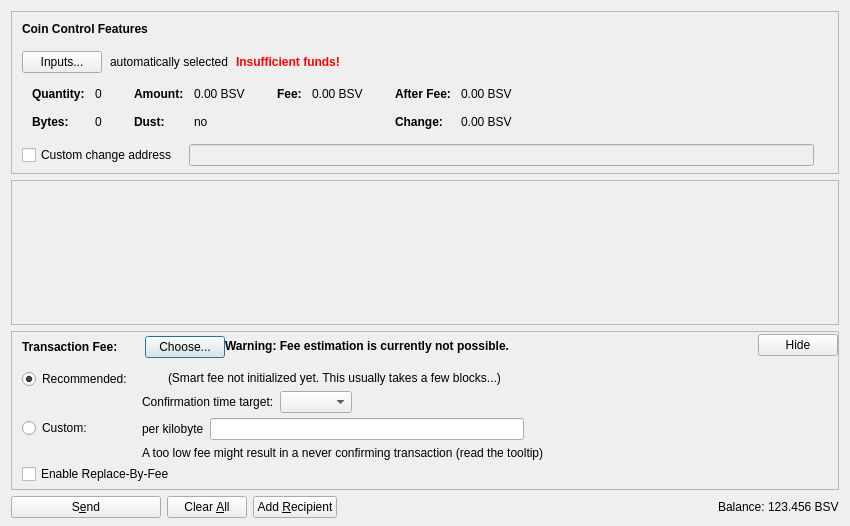
<?xml version="1.0" encoding="UTF-8"?>
<ui version="4.0">
 <class>SendCoinsDialog</class>
 <widget class="QDialog" name="SendCoinsDialog">
  <property name="geometry">
   <rect>
    <x>0</x>
    <y>0</y>
    <width>850</width>
    <height>526</height>
   </rect>
  </property>
  <property name="windowTitle">
   <string>Send Coins</string>
  </property>
  <layout class="QVBoxLayout" name="verticalLayout" stretch="0,1,0,0">
   <property name="bottomMargin">
    <number>8</number>
   </property>
   <item>
    <widget class="QFrame" name="frameCoinControl">
     <property name="sizePolicy">
      <sizepolicy hsizetype="Expanding" vsizetype="Expanding">
       <horstretch>0</horstretch>
       <verstretch>0</verstretch>
      </sizepolicy>
     </property>
     <property name="maximumSize">
      <size>
       <width>16777215</width>
       <height>16777215</height>
      </size>
     </property>
     <property name="frameShape">
      <enum>QFrame::StyledPanel</enum>
     </property>
     <property name="frameShadow">
      <enum>QFrame::Sunken</enum>
     </property>
     <layout class="QVBoxLayout" name="verticalLayoutCoinControl2">
      <property name="spacing">
       <number>0</number>
      </property>
      <property name="leftMargin">
       <number>0</number>
      </property>
      <property name="topMargin">
       <number>0</number>
      </property>
      <property name="rightMargin">
       <number>0</number>
      </property>
      <property name="bottomMargin">
       <number>6</number>
      </property>
      <item>
       <layout class="QVBoxLayout" name="verticalLayoutCoinControl" stretch="0,0,0,0,1">
        <property name="spacing">
         <number>0</number>
        </property>
        <property name="leftMargin">
         <number>10</number>
        </property>
        <property name="topMargin">
         <number>10</number>
        </property>
        <item>
         <layout class="QHBoxLayout" name="horizontalLayoutCoinControl1">
          <property name="bottomMargin">
           <number>15</number>
          </property>
          <item>
           <widget class="QLabel" name="labelCoinControlFeatures">
            <property name="sizePolicy">
             <sizepolicy hsizetype="Preferred" vsizetype="Maximum">
              <horstretch>0</horstretch>
              <verstretch>0</verstretch>
             </sizepolicy>
            </property>
            <property name="font">
             <font>
              <weight>75</weight>
              <bold>true</bold>
             </font>
            </property>
            <property name="styleSheet">
             <string notr="true">font-weight:bold;</string>
            </property>
            <property name="text">
             <string>Coin Control Features</string>
            </property>
           </widget>
          </item>
         </layout>
        </item>
        <item>
         <layout class="QHBoxLayout" name="horizontalLayoutCoinControl2" stretch="0,0,0,0">
          <property name="spacing">
           <number>8</number>
          </property>
          <property name="bottomMargin">
           <number>10</number>
          </property>
          <item>
           <widget class="QPushButton" name="pushButtonCoinControl">
            <property name="styleSheet">
             <string notr="true"/>
            </property>
            <property name="text">
             <string>Inputs...</string>
            </property>
            <property name="autoDefault">
             <bool>false</bool>
            </property>
           </widget>
          </item>
          <item>
           <widget class="QLabel" name="labelCoinControlAutomaticallySelected">
            <property name="text">
             <string>automatically selected</string>
            </property>
            <property name="margin">
             <number>5</number>
            </property>
           </widget>
          </item>
          <item>
           <widget class="QLabel" name="labelCoinControlInsuffFunds">
            <property name="font">
             <font>
              <weight>75</weight>
              <bold>true</bold>
             </font>
            </property>
            <property name="styleSheet">
             <string notr="true">color:red;font-weight:bold;</string>
            </property>
            <property name="text">
             <string>Insufficient funds!</string>
            </property>
            <property name="margin">
             <number>5</number>
            </property>
           </widget>
          </item>
          <item>
           <spacer name="horizontalSpacerCoinControl">
            <property name="orientation">
             <enum>Qt::Horizontal</enum>
            </property>
            <property name="sizeHint" stdset="0">
             <size>
              <width>40</width>
              <height>1</height>
             </size>
            </property>
           </spacer>
          </item>
         </layout>
        </item>
        <item>
         <widget class="QWidget" name="widgetCoinControl" native="true">
          <property name="sizePolicy">
           <sizepolicy hsizetype="Preferred" vsizetype="Preferred">
            <horstretch>0</horstretch>
            <verstretch>0</verstretch>
           </sizepolicy>
          </property>
          <property name="minimumSize">
           <size>
            <width>0</width>
            <height>0</height>
           </size>
          </property>
          <property name="styleSheet">
           <string notr="true"/>
          </property>
          <layout class="QHBoxLayout" name="horizontalLayoutCoinControl5">
           <property name="leftMargin">
            <number>0</number>
           </property>
           <property name="topMargin">
            <number>0</number>
           </property>
           <property name="rightMargin">
            <number>0</number>
           </property>
           <property name="bottomMargin">
            <number>0</number>
           </property>
           <item>
            <layout class="QHBoxLayout" name="horizontalLayoutCoinControl3" stretch="0,0,0,1">
             <property name="spacing">
              <number>20</number>
             </property>
             <property name="topMargin">
              <number>0</number>
             </property>
             <property name="bottomMargin">
              <number>10</number>
             </property>
             <item>
              <layout class="QFormLayout" name="formLayoutCoinControl1">
               <property name="horizontalSpacing">
                <number>10</number>
               </property>
               <property name="verticalSpacing">
                <number>14</number>
               </property>
               <property name="leftMargin">
                <number>10</number>
               </property>
               <property name="topMargin">
                <number>4</number>
               </property>
               <property name="rightMargin">
                <number>6</number>
               </property>
               <item row="0" column="0">
                <widget class="QLabel" name="labelCoinControlQuantityText">
                 <property name="font">
                  <font>
                   <weight>75</weight>
                   <bold>true</bold>
                  </font>
                 </property>
                 <property name="text">
                  <string>Quantity:</string>
                 </property>
                 <property name="margin">
                  <number>0</number>
                 </property>
                </widget>
               </item>
               <item row="0" column="1">
                <widget class="QLabel" name="labelCoinControlQuantity">
                 <property name="cursor">
                  <cursorShape>IBeamCursor</cursorShape>
                 </property>
                 <property name="contextMenuPolicy">
                  <enum>Qt::ActionsContextMenu</enum>
                 </property>
                 <property name="text">
                  <string notr="true">0</string>
                 </property>
                 <property name="margin">
                  <number>0</number>
                 </property>
                 <property name="textInteractionFlags">
                  <set>Qt::LinksAccessibleByMouse|Qt::TextSelectableByKeyboard|Qt::TextSelectableByMouse</set>
                 </property>
                </widget>
               </item>
               <item row="1" column="0">
                <widget class="QLabel" name="labelCoinControlBytesText">
                 <property name="font">
                  <font>
                   <weight>75</weight>
                   <bold>true</bold>
                  </font>
                 </property>
                 <property name="text">
                  <string>Bytes:</string>
                 </property>
                </widget>
               </item>
               <item row="1" column="1">
                <widget class="QLabel" name="labelCoinControlBytes">
                 <property name="cursor">
                  <cursorShape>IBeamCursor</cursorShape>
                 </property>
                 <property name="contextMenuPolicy">
                  <enum>Qt::ActionsContextMenu</enum>
                 </property>
                 <property name="text">
                  <string notr="true">0</string>
                 </property>
                 <property name="textInteractionFlags">
                  <set>Qt::LinksAccessibleByMouse|Qt::TextSelectableByKeyboard|Qt::TextSelectableByMouse</set>
                 </property>
                </widget>
               </item>
              </layout>
             </item>
             <item>
              <layout class="QFormLayout" name="formLayoutCoinControl2">
               <property name="horizontalSpacing">
                <number>10</number>
               </property>
               <property name="verticalSpacing">
                <number>14</number>
               </property>
               <property name="leftMargin">
                <number>6</number>
               </property>
               <property name="topMargin">
                <number>4</number>
               </property>
               <property name="rightMargin">
                <number>6</number>
               </property>
               <item row="0" column="0">
                <widget class="QLabel" name="labelCoinControlAmountText">
                 <property name="font">
                  <font>
                   <weight>75</weight>
                   <bold>true</bold>
                  </font>
                 </property>
                 <property name="text">
                  <string>Amount:</string>
                 </property>
                 <property name="margin">
                  <number>0</number>
                 </property>
                </widget>
               </item>
               <item row="0" column="1">
                <widget class="QLabel" name="labelCoinControlAmount">
                 <property name="cursor">
                  <cursorShape>IBeamCursor</cursorShape>
                 </property>
                 <property name="contextMenuPolicy">
                  <enum>Qt::ActionsContextMenu</enum>
                 </property>
                 <property name="text">
                  <string notr="true">0.00 BSV</string>
                 </property>
                 <property name="textInteractionFlags">
                  <set>Qt::LinksAccessibleByMouse|Qt::TextSelectableByKeyboard|Qt::TextSelectableByMouse</set>
                 </property>
                </widget>
               </item>
               <item row="1" column="0">
                <widget class="QLabel" name="labelCoinControlLowOutputText">
                 <property name="font">
                  <font>
                   <weight>75</weight>
                   <bold>true</bold>
                  </font>
                 </property>
                 <property name="text">
                  <string>Dust:</string>
                 </property>
                </widget>
               </item>
               <item row="1" column="1">
                <widget class="QLabel" name="labelCoinControlLowOutput">
                 <property name="cursor">
                  <cursorShape>IBeamCursor</cursorShape>
                 </property>
                 <property name="contextMenuPolicy">
                  <enum>Qt::ActionsContextMenu</enum>
                 </property>
                 <property name="text">
                  <string notr="true">no</string>
                 </property>
                 <property name="textInteractionFlags">
                  <set>Qt::LinksAccessibleByMouse|Qt::TextSelectableByKeyboard|Qt::TextSelectableByMouse</set>
                 </property>
                </widget>
               </item>
              </layout>
             </item>
             <item>
              <layout class="QFormLayout" name="formLayoutCoinControl3">
               <property name="horizontalSpacing">
                <number>10</number>
               </property>
               <property name="verticalSpacing">
                <number>14</number>
               </property>
               <property name="leftMargin">
                <number>6</number>
               </property>
               <property name="topMargin">
                <number>4</number>
               </property>
               <property name="rightMargin">
                <number>6</number>
               </property>
               <item row="0" column="0">
                <widget class="QLabel" name="labelCoinControlFeeText">
                 <property name="font">
                  <font>
                   <weight>75</weight>
                   <bold>true</bold>
                  </font>
                 </property>
                 <property name="text">
                  <string>Fee:</string>
                 </property>
                 <property name="margin">
                  <number>0</number>
                 </property>
                </widget>
               </item>
               <item row="0" column="1">
                <widget class="QLabel" name="labelCoinControlFee">
                 <property name="cursor">
                  <cursorShape>IBeamCursor</cursorShape>
                 </property>
                 <property name="contextMenuPolicy">
                  <enum>Qt::ActionsContextMenu</enum>
                 </property>
                 <property name="text">
                  <string notr="true">0.00 BSV</string>
                 </property>
                 <property name="textInteractionFlags">
                  <set>Qt::LinksAccessibleByMouse|Qt::TextSelectableByKeyboard|Qt::TextSelectableByMouse</set>
                 </property>
                </widget>
               </item>
              </layout>
             </item>
             <item>
              <layout class="QFormLayout" name="formLayoutCoinControl4">
               <property name="horizontalSpacing">
                <number>10</number>
               </property>
               <property name="verticalSpacing">
                <number>14</number>
               </property>
               <property name="leftMargin">
                <number>6</number>
               </property>
               <property name="topMargin">
                <number>4</number>
               </property>
               <property name="rightMargin">
                <number>6</number>
               </property>
               <item row="0" column="0">
                <widget class="QLabel" name="labelCoinControlAfterFeeText">
                 <property name="font">
                  <font>
                   <weight>75</weight>
                   <bold>true</bold>
                  </font>
                 </property>
                 <property name="text">
                  <string>After Fee:</string>
                 </property>
                 <property name="margin">
                  <number>0</number>
                 </property>
                </widget>
               </item>
               <item row="0" column="1">
                <widget class="QLabel" name="labelCoinControlAfterFee">
                 <property name="cursor">
                  <cursorShape>IBeamCursor</cursorShape>
                 </property>
                 <property name="contextMenuPolicy">
                  <enum>Qt::ActionsContextMenu</enum>
                 </property>
                 <property name="text">
                  <string notr="true">0.00 BSV</string>
                 </property>
                 <property name="textInteractionFlags">
                  <set>Qt::LinksAccessibleByMouse|Qt::TextSelectableByKeyboard|Qt::TextSelectableByMouse</set>
                 </property>
                </widget>
               </item>
               <item row="1" column="0">
                <widget class="QLabel" name="labelCoinControlChangeText">
                 <property name="font">
                  <font>
                   <weight>75</weight>
                   <bold>true</bold>
                  </font>
                 </property>
                 <property name="text">
                  <string>Change:</string>
                 </property>
                </widget>
               </item>
               <item row="1" column="1">
                <widget class="QLabel" name="labelCoinControlChange">
                 <property name="cursor">
                  <cursorShape>IBeamCursor</cursorShape>
                 </property>
                 <property name="contextMenuPolicy">
                  <enum>Qt::ActionsContextMenu</enum>
                 </property>
                 <property name="text">
                  <string notr="true">0.00 BSV</string>
                 </property>
                 <property name="textInteractionFlags">
                  <set>Qt::LinksAccessibleByMouse|Qt::TextSelectableByKeyboard|Qt::TextSelectableByMouse</set>
                 </property>
                </widget>
               </item>
              </layout>
             </item>
            </layout>
           </item>
          </layout>
         </widget>
        </item>
        <item>
         <layout class="QHBoxLayout" name="horizontalLayoutCoinControl4" stretch="0,0,0">
          <property name="spacing">
           <number>12</number>
          </property>
          <property name="sizeConstraint">
           <enum>QLayout::SetDefaultConstraint</enum>
          </property>
          <property name="topMargin">
           <number>5</number>
          </property>
          <property name="rightMargin">
           <number>5</number>
          </property>
          <item>
           <widget class="QCheckBox" name="checkBoxCoinControlChange">
            <property name="toolTip">
             <string>If this is activated, but the change address is empty or invalid, change will be sent to a newly generated address.</string>
            </property>
            <property name="text">
             <string>Custom change address</string>
            </property>
           </widget>
          </item>
          <item>
           <widget class="QValidatedLineEdit" name="lineEditCoinControlChange">
            <property name="enabled">
             <bool>false</bool>
            </property>
            <property name="sizePolicy">
             <sizepolicy hsizetype="Expanding" vsizetype="Fixed">
              <horstretch>0</horstretch>
              <verstretch>0</verstretch>
             </sizepolicy>
            </property>
           </widget>
          </item>
          <item>
           <widget class="QLabel" name="labelCoinControlChangeLabel">
            <property name="sizePolicy">
             <sizepolicy hsizetype="Preferred" vsizetype="Expanding">
              <horstretch>0</horstretch>
              <verstretch>0</verstretch>
             </sizepolicy>
            </property>
            <property name="minimumSize">
             <size>
              <width>0</width>
              <height>0</height>
             </size>
            </property>
            <property name="text">
             <string/>
            </property>
            <property name="margin">
             <number>3</number>
            </property>
           </widget>
          </item>
         </layout>
        </item>
        <item>
         <spacer name="verticalSpacerCoinControl">
          <property name="orientation">
           <enum>Qt::Vertical</enum>
          </property>
          <property name="sizeHint" stdset="0">
           <size>
            <width>800</width>
            <height>1</height>
           </size>
          </property>
         </spacer>
        </item>
       </layout>
      </item>
     </layout>
    </widget>
   </item>
   <item>
    <widget class="QScrollArea" name="scrollArea">
     <property name="widgetResizable">
      <bool>true</bool>
     </property>
     <widget class="QWidget" name="scrollAreaWidgetContents">
      <property name="geometry">
       <rect>
        <x>0</x>
        <y>0</y>
        <width>830</width>
        <height>104</height>
       </rect>
      </property>
      <layout class="QVBoxLayout" name="verticalLayout_2" stretch="0,1">
       <property name="leftMargin">
        <number>0</number>
       </property>
       <property name="topMargin">
        <number>0</number>
       </property>
       <property name="rightMargin">
        <number>0</number>
       </property>
       <property name="bottomMargin">
        <number>0</number>
       </property>
       <item>
        <layout class="QVBoxLayout" name="entries">
         <property name="spacing">
          <number>6</number>
         </property>
        </layout>
       </item>
       <item>
        <spacer name="verticalSpacer">
         <property name="orientation">
          <enum>Qt::Vertical</enum>
         </property>
         <property name="sizeHint" stdset="0">
          <size>
           <width>20</width>
           <height>40</height>
          </size>
         </property>
        </spacer>
       </item>
      </layout>
     </widget>
    </widget>
   </item>
   <item>
    <widget class="QFrame" name="frameFee">
     <property name="sizePolicy">
      <sizepolicy hsizetype="Expanding" vsizetype="Expanding">
       <horstretch>0</horstretch>
       <verstretch>0</verstretch>
      </sizepolicy>
     </property>
     <property name="maximumSize">
      <size>
       <width>16777215</width>
       <height>16777215</height>
      </size>
     </property>
     <property name="frameShape">
      <enum>QFrame::StyledPanel</enum>
     </property>
     <property name="frameShadow">
      <enum>QFrame::Sunken</enum>
     </property>
     <layout class="QVBoxLayout" name="verticalLayoutFee1">
      <property name="spacing">
       <number>0</number>
      </property>
      <property name="leftMargin">
       <number>0</number>
      </property>
      <property name="topMargin">
       <number>0</number>
      </property>
      <property name="rightMargin">
       <number>0</number>
      </property>
      <property name="bottomMargin">
       <number>0</number>
      </property>
      <item>
       <layout class="QVBoxLayout" name="verticalLayoutFee2" stretch="0,0,0">
        <property name="spacing">
         <number>0</number>
        </property>
        <property name="leftMargin">
         <number>10</number>
        </property>
        <property name="topMargin">
         <number>0</number>
        </property>
        <item>
         <layout class="QHBoxLayout" name="horizontalLayoutFee1">
          <property name="bottomMargin">
           <number>0</number>
          </property>
          <item>
           <layout class="QVBoxLayout" name="verticalLayoutFee7">
            <property name="spacing">
             <number>0</number>
            </property>
            <item>
             <spacer name="verticalSpacerSmartFee">
              <property name="orientation">
               <enum>Qt::Vertical</enum>
              </property>
              <property name="sizeType">
               <enum>QSizePolicy::Fixed</enum>
              </property>
              <property name="sizeHint" stdset="0">
               <size>
                <width>1</width>
                <height>4</height>
               </size>
              </property>
             </spacer>
            </item>
            <item>
             <layout class="QHBoxLayout" name="horizontalLayoutSmartFee">
              <property name="spacing">
               <number>10</number>
              </property>
              <item>
               <widget class="QLabel" name="labelFeeHeadline">
                <property name="sizePolicy">
                 <sizepolicy hsizetype="Preferred" vsizetype="Maximum">
                  <horstretch>0</horstretch>
                  <verstretch>0</verstretch>
                 </sizepolicy>
                </property>
                <property name="font">
                 <font>
                  <weight>75</weight>
                  <bold>true</bold>
                 </font>
                </property>
                <property name="styleSheet">
                 <string notr="true">font-weight:bold;</string>
                </property>
                <property name="text">
                 <string>Transaction Fee:</string>
                </property>
               </widget>
              </item>
              <item>
               <widget class="QLabel" name="labelFeeMinimized">
                <property name="text">
                 <string/>
                </property>
               </widget>
              </item>
              <item>
               <widget class="QPushButton" name="buttonChooseFee">
                <property name="text">
                 <string>Choose...</string>
                </property>
               </widget>
              </item>
             </layout>
            </item>
            <item>
             <spacer name="verticalSpacer_5">
              <property name="orientation">
               <enum>Qt::Vertical</enum>
              </property>
              <property name="sizeHint" stdset="0">
               <size>
                <width>1</width>
                <height>1</height>
               </size>
              </property>
             </spacer>
            </item>
           </layout>
          </item>
          <item>
           <widget class="QLabel" name="fallbackFeeWarningLabel">
            <property name="toolTip">
             <string>Using the fallbackfee can result in sending a transaction that will take several hours or days (or never) to confirm. Consider choosing your fee manually or wait until you have validated the complete chain.</string>
            </property>
            <property name="font">
            <font>
                <weight>75</weight>
                <bold>true</bold>
            </font>
            </property>
            <property name="text">
             <string>Warning: Fee estimation is currently not possible.</string>
            </property>
            <property name="wordWrap">
             <bool>false</bool>
            </property>
           </widget>
          </item>
          <item>
           <spacer name="horizontalSpacer_4">
            <property name="orientation">
             <enum>Qt::Horizontal</enum>
            </property>
            <property name="sizeType">
             <enum>QSizePolicy::MinimumExpanding</enum>
            </property>
            <property name="sizeHint" stdset="0">
             <size>
              <width>40</width>
              <height>20</height>
             </size>
            </property>
           </spacer>
          </item>
          <item>
           <widget class="QPushButton" name="buttonMinimizeFee">
            <property name="toolTip">
             <string>Hide transaction fee settings</string>
            </property>
            <property name="text">
             <string>Hide</string>
            </property>
           </widget>
          </item>
         </layout>
        </item>
        <item>
         <widget class="QFrame" name="frameFeeSelection">
          <layout class="QVBoxLayout" name="verticalLayoutFee12">
           <property name="spacing">
            <number>0</number>
           </property>
           <property name="leftMargin">
            <number>0</number>
           </property>
           <property name="topMargin">
            <number>0</number>
           </property>
           <property name="rightMargin">
            <number>0</number>
           </property>
           <property name="bottomMargin">
            <number>0</number>
           </property>
           <item>
            <layout class="QGridLayout" name="gridLayoutFee">
             <property name="topMargin">
              <number>10</number>
             </property>
             <property name="bottomMargin">
              <number>4</number>
             </property>
             <property name="horizontalSpacing">
              <number>10</number>
             </property>
             <property name="verticalSpacing">
              <number>4</number>
             </property>
             <item row="1" column="1">
              <layout class="QVBoxLayout" name="verticalLayoutFee8">
               <property name="spacing">
                <number>6</number>
               </property>
               <item>
                <layout class="QHBoxLayout" name="horizontalLayoutFee13">
                 <item>
                  <widget class="QLabel" name="labelCustomPerKilobyte">
                   <property name="toolTip">
                    <string>Specify a custom fee per kB (1,000 bytes) of the transaction's virtual size.

Note:  Since the fee is calculated on a per-byte basis, a fee of "100 satoshis per kB" for a transaction size of 500 bytes (half of 1 kB) would ultimately yield a fee of only 50 satoshis.</string>
                   </property>
                   <property name="text">
                    <string>per kilobyte</string>
                   </property>
                  </widget>
                 </item>
                 <item>
                  <widget class="BsvcoinAmountField" name="customFee"/>
                 </item>
                 <item>
                  <spacer name="horizontalSpacer_6">
                   <property name="orientation">
                    <enum>Qt::Horizontal</enum>
                   </property>
                   <property name="sizeHint" stdset="0">
                    <size>
                     <width>1</width>
                     <height>1</height>
                    </size>
                   </property>
                  </spacer>
                 </item>
                </layout>
               </item>
               <item>
                <layout class="QHBoxLayout" name="horizontalLayoutFee8">
                 <item>
                  <widget class="QLabel" name="labelCustomFeeWarning">
                   <property name="enabled">
                    <bool>true</bool>
                   </property>
                   <property name="toolTip">
                    <string>When there is less transaction volume than space in the blocks, miners as well as relaying nodes may enforce a minimum fee. Paying only this minimum fee is just fine, but be aware that this can result in a never confirming transaction once there is more demand for bsvcoin transactions than the network can process.</string>
                   </property>
                   <property name="text">
                    <string>A too low fee might result in a never confirming transaction (read the tooltip)</string>
                   </property>
                  </widget>
                 </item>
                 <item>
                  <spacer name="horizontalSpacer_2">
                   <property name="orientation">
                    <enum>Qt::Horizontal</enum>
                   </property>
                   <property name="sizeHint" stdset="0">
                    <size>
                     <width>1</width>
                     <height>1</height>
                    </size>
                   </property>
                  </spacer>
                 </item>
                </layout>
               </item>
              </layout>
             </item>
             <item row="0" column="0">
              <layout class="QVBoxLayout" name="verticalLayoutFee4" stretch="0,1">
               <item>
                <widget class="QRadioButton" name="radioSmartFee">
                 <property name="text">
                  <string>Recommended:</string>
                 </property>
                 <property name="checked">
                  <bool>true</bool>
                 </property>
                 <attribute name="buttonGroup">
                  <string notr="true">groupFee</string>
                 </attribute>
                </widget>
               </item>
               <item>
                <spacer name="verticalSpacer_2">
                 <property name="orientation">
                  <enum>Qt::Vertical</enum>
                 </property>
                 <property name="sizeHint" stdset="0">
                  <size>
                   <width>1</width>
                   <height>1</height>
                  </size>
                 </property>
                </spacer>
               </item>
              </layout>
             </item>
             <item row="1" column="0">
              <layout class="QVBoxLayout" name="verticalLayoutFee9" stretch="0,1">
               <item>
                <widget class="QRadioButton" name="radioCustomFee">
                 <property name="text">
                  <string>Custom:</string>
                 </property>
                 <attribute name="buttonGroup">
                  <string notr="true">groupFee</string>
                 </attribute>
                </widget>
               </item>
               <item>
                <spacer name="verticalSpacer_6">
                 <property name="orientation">
                  <enum>Qt::Vertical</enum>
                 </property>
                 <property name="sizeHint" stdset="0">
                  <size>
                   <width>1</width>
                   <height>1</height>
                  </size>
                 </property>
                </spacer>
               </item>
              </layout>
             </item>
             <item row="0" column="1">
              <layout class="QVBoxLayout" name="verticalLayoutFee3" stretch="0,0,1">
               <property name="spacing">
                <number>6</number>
               </property>
               <property name="topMargin">
                <number>2</number>
               </property>
               <item>
                <layout class="QHBoxLayout" name="horizontalLayoutFee12">
                 <item>
                  <widget class="QLabel" name="labelSmartFee">
                   <property name="text">
                    <string/>
                   </property>
                  </widget>
                 </item>
                 <item>
                  <widget class="QLabel" name="labelFeeEstimation">
                   <property name="text">
                    <string/>
                   </property>
                  </widget>
                 </item>
                 <item>
                  <widget class="QLabel" name="labelSmartFee2">
                   <property name="text">
                    <string>(Smart fee not initialized yet. This usually takes a few blocks...)</string>
                   </property>
                  </widget>
                 </item>
                 <item>
                  <spacer name="horizontalSpacer_5">
                   <property name="orientation">
                    <enum>Qt::Horizontal</enum>
                   </property>
                   <property name="sizeHint" stdset="0">
                    <size>
                     <width>1</width>
                     <height>1</height>
                    </size>
                   </property>
                  </spacer>
                 </item>
                </layout>
               </item>
               <item>
                <layout class="QHBoxLayout" name="horizontalLayoutFee9">
                 <item>
                  <layout class="QVBoxLayout" name="verticalLayoutFee6">
                   <item>
                    <widget class="QLabel" name="labelSmartFee3">
                     <property name="text">
                      <string>Confirmation time target:</string>
                     </property>
                    </widget>
                   </item>
                  </layout>
                 </item>
                 <item>
                  <layout class="QVBoxLayout" name="verticalLayoutFee5">
                   <property name="rightMargin">
                    <number>30</number>
                   </property>
                   <item>
                    <layout class="QHBoxLayout" name="horizontalLayoutConfTarget">
                     <property name="bottomMargin">
                      <number>0</number>
                     </property>
                     <item>
                      <widget class="QComboBox" name="confTargetSelector"/>
                     </item>
                     <item>
                      <spacer name="horizontalSpacerConfTarget">
                       <property name="orientation">
                        <enum>Qt::Horizontal</enum>
                       </property>
                       <property name="sizeHint" stdset="0">
                        <size>
                         <width>40</width>
                         <height>20</height>
                        </size>
                       </property>
                      </spacer>
                     </item>
                    </layout>
                   </item>
                  </layout>
                 </item>
                </layout>
               </item>
               <item>
                <spacer name="verticalSpacer_4">
                 <property name="orientation">
                  <enum>Qt::Vertical</enum>
                 </property>
                 <property name="sizeHint" stdset="0">
                  <size>
                   <width>1</width>
                   <height>1</height>
                  </size>
                 </property>
                </spacer>
               </item>
              </layout>
             </item>
            </layout>
           </item>
           <item>
            <widget class="QCheckBox" name="optInRBF">
             <property name="text">
              <string>Enable Replace-By-Fee</string>
             </property>
             <property name="toolTip">
              <string>With Replace-By-Fee (BIP-125) you can increase a transaction's fee after it is sent. Without this, a higher fee may be recommended to compensate for increased transaction delay risk.</string>
             </property>
            </widget>
           </item>
          </layout>
         </widget>
        </item>
        <item>
         <spacer name="verticalSpacerFee">
          <property name="orientation">
           <enum>Qt::Vertical</enum>
          </property>
          <property name="sizeHint" stdset="0">
           <size>
            <width>40</width>
            <height>5</height>
           </size>
          </property>
         </spacer>
        </item>
       </layout>
      </item>
     </layout>
    </widget>
   </item>
   <item>
    <layout class="QHBoxLayout" name="horizontalLayout">
     <item>
      <widget class="QPushButton" name="sendButton">
       <property name="minimumSize">
        <size>
         <width>150</width>
         <height>0</height>
        </size>
       </property>
       <property name="toolTip">
        <string>Confirm the send action</string>
       </property>
       <property name="text">
        <string>S&amp;end</string>
       </property>
       <property name="icon">
        <iconset resource="../bsvcoin.qrc">
         <normaloff>:/icons/send</normaloff>:/icons/send</iconset>
       </property>
       <property name="autoDefault">
        <bool>false</bool>
       </property>
       <property name="default">
        <bool>false</bool>
       </property>
      </widget>
     </item>
     <item>
      <widget class="QPushButton" name="clearButton">
       <property name="sizePolicy">
        <sizepolicy hsizetype="Minimum" vsizetype="Fixed">
         <horstretch>0</horstretch>
         <verstretch>0</verstretch>
        </sizepolicy>
       </property>
       <property name="toolTip">
        <string>Clear all fields of the form.</string>
       </property>
       <property name="text">
        <string>Clear &amp;All</string>
       </property>
       <property name="icon">
        <iconset resource="../bsvcoin.qrc">
         <normaloff>:/icons/remove</normaloff>:/icons/remove</iconset>
       </property>
       <property name="autoDefault">
        <bool>false</bool>
       </property>
      </widget>
     </item>
     <item>
      <widget class="QPushButton" name="addButton">
       <property name="toolTip">
        <string>Send to multiple recipients at once</string>
       </property>
       <property name="text">
        <string>Add &amp;Recipient</string>
       </property>
       <property name="icon">
        <iconset resource="../bsvcoin.qrc">
         <normaloff>:/icons/add</normaloff>:/icons/add</iconset>
       </property>
       <property name="autoDefault">
        <bool>false</bool>
       </property>
      </widget>
     </item>
     <item>
      <spacer name="horizontalSpacer">
       <property name="orientation">
        <enum>Qt::Horizontal</enum>
       </property>
       <property name="sizeHint" stdset="0">
        <size>
         <width>40</width>
         <height>20</height>
        </size>
       </property>
      </spacer>
     </item>
     <item>
      <layout class="QHBoxLayout" name="horizontalLayout_2">
       <property name="spacing">
        <number>3</number>
       </property>
       <item>
        <widget class="QLabel" name="labelBalanceName">
         <property name="sizePolicy">
          <sizepolicy hsizetype="Preferred" vsizetype="Fixed">
           <horstretch>0</horstretch>
           <verstretch>0</verstretch>
          </sizepolicy>
         </property>
         <property name="text">
          <string>Balance:</string>
         </property>
        </widget>
       </item>
       <item>
        <widget class="QLabel" name="labelBalance">
         <property name="sizePolicy">
          <sizepolicy hsizetype="Preferred" vsizetype="Fixed">
           <horstretch>0</horstretch>
           <verstretch>0</verstretch>
          </sizepolicy>
         </property>
         <property name="cursor">
          <cursorShape>IBeamCursor</cursorShape>
         </property>
         <property name="text">
          <string notr="true">123.456 BSV</string>
         </property>
         <property name="textInteractionFlags">
          <set>Qt::LinksAccessibleByMouse|Qt::TextSelectableByKeyboard|Qt::TextSelectableByMouse</set>
         </property>
        </widget>
       </item>
      </layout>
     </item>
    </layout>
   </item>
  </layout>
 </widget>
 <customwidgets>
  <customwidget>
   <class>QValidatedLineEdit</class>
   <extends>QLineEdit</extends>
   <header>qt/qvalidatedlineedit.h</header>
  </customwidget>
  <customwidget>
   <class>BsvcoinAmountField</class>
   <extends>QLineEdit</extends>
   <header>qt/bsvcoinamountfield.h</header>
   <container>1</container>
  </customwidget>
 </customwidgets>
 <resources>
  <include location="../bsvcoin.qrc"/>
 </resources>
 <connections/>
 <buttongroups>
  <buttongroup name="groupFee"/>
 </buttongroups>
</ui>
